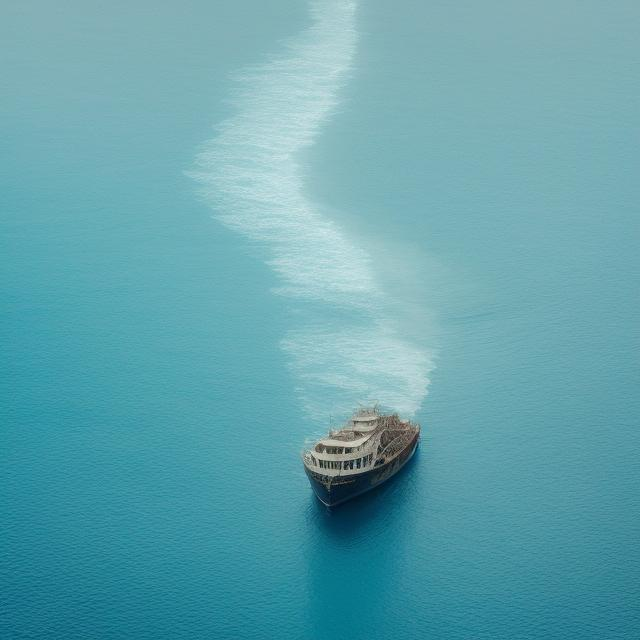
#> input picture imgs/Sea.jpeg, 640 x 640 px
$ jupyter execute Individual.ipynb
#> lines starting #> are read from the running program, lines starting #| are printed output that depends on the picture
# Индивидуальное задание

[cell 1]
import cv2
import matplotlib.pyplot as plt
import numpy as np
image=cv2.imread('imgs/Sea.jpeg')
#> image is the input picture: shape (640, 640, 3); mean B, G, R 173.8, 163.6, 98.4
img = image.copy()
K = 20
s = img.shape
#> s = (640, 640, 3)
h1, w1 = s[0], s[1]
#> h1 = 640; w1 = 640
h = (s[0] - s[0]%K)
#> h = 640
w = (s[1] - s[1]%K)
#> w = 640
img = cv2.resize(img,(w,h))
for y in range(0, h-1, K):
    for x in range(0, w-1, K):
        if len(s)>2:
            s = np.average(img[y:(y+K), x:(x+K)], axis=0)
            img[y:(y+K), x:(x+K)] = np.average(s, axis=0)
        else:
            s = img[y:(y+K), x:(x+K)]
            img[y:(y+K), x:(x+K)] = np.average(s)
img = cv2.resize(img,(w1,h1))
res = np.hstack((image,img))
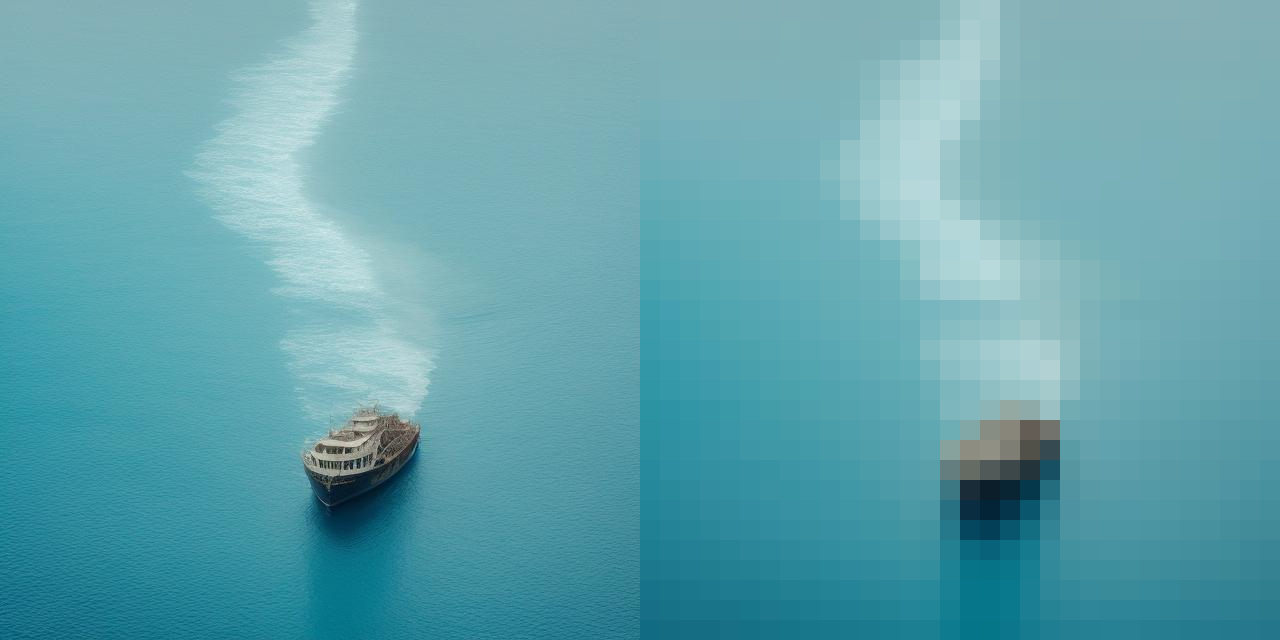
#> res: shape (640, 1280, 3); mean B, G, R 173.5, 163.4, 98.1
plt.imshow(res[...,::-1])
plt.axis("off");

[cell 2]
img=cv2.imread('imgs/Sea.jpeg')
Z = img.reshape((-1, 3))
Z = np.float32(Z)
crt=(cv2.TERM_CRITERIA_EPS+cv2.TERM_CRITERIA_MAX_ITER, 10, 1.0)
K = 4
ret,label,center=cv2.kmeans(Z,K,None,crt,10,cv2.KMEANS_RANDOM_CENTERS)
#> ret = 193914279.1; center = [[206.9, 203.9, 163.9], [131.6, 113.6, 28.78], [165.2, 151.5, 69.41], [183.1, 175.7, 119.9]]
center = np.uint8(center)
#> center = [[206, 203, 163], [131, 113, 28], [165, 151, 69], [183, 175, 119]]
res = center[label.flatten()]
res2 = res.reshape((img.shape))
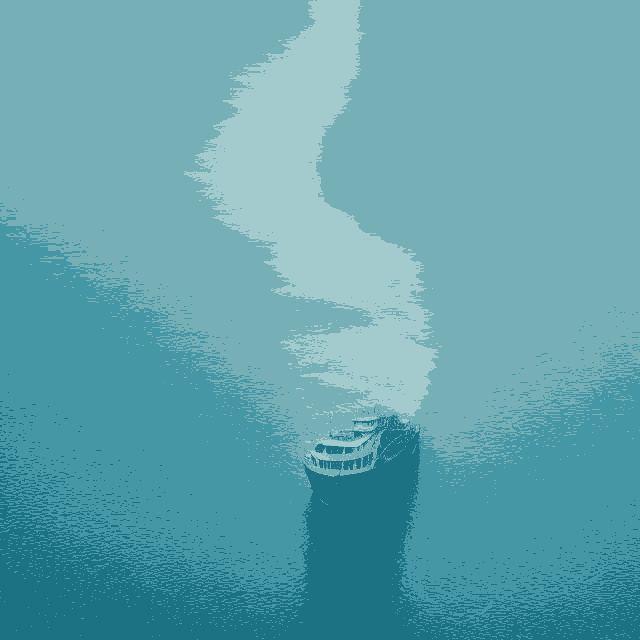
#> res2: shape (640, 640, 3); mean B, G, R 173.5, 163, 97.6
full_res = np.hstack((res2, img))
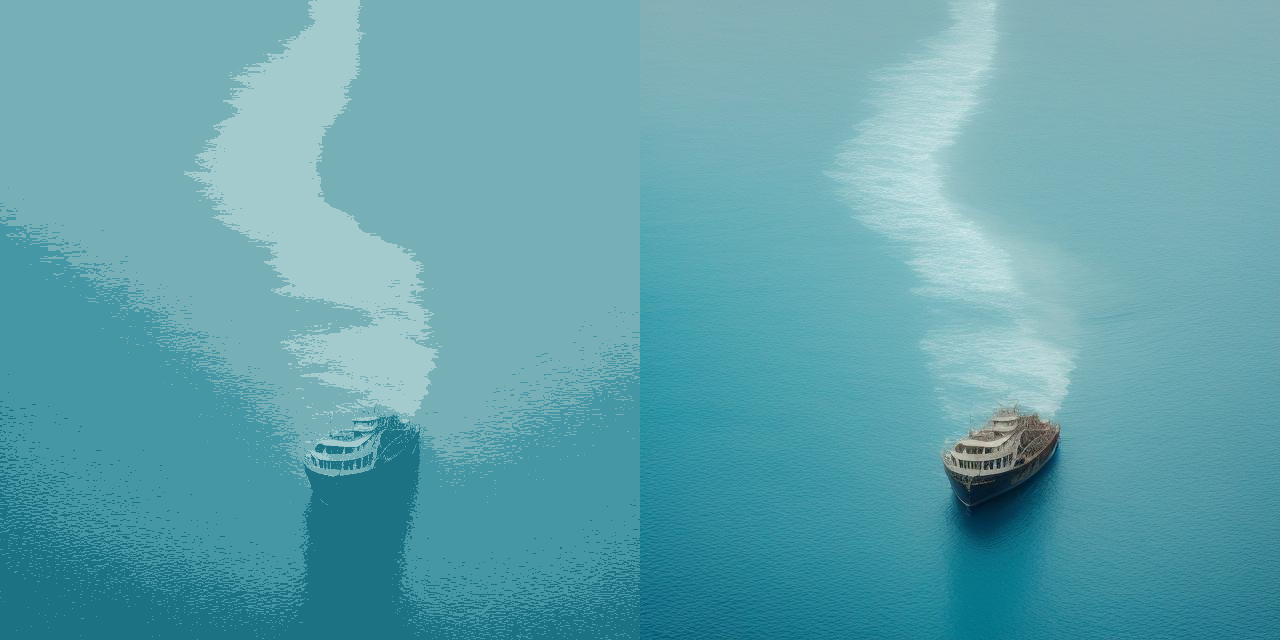
#> full_res: shape (640, 1280, 3); mean B, G, R 173.6, 163.3, 98
plt.imshow(full_res[...,::-1])
plt.axis('off');

$ run again, with imgs/Cat2.jpg copied over imgs/Sea.jpeg
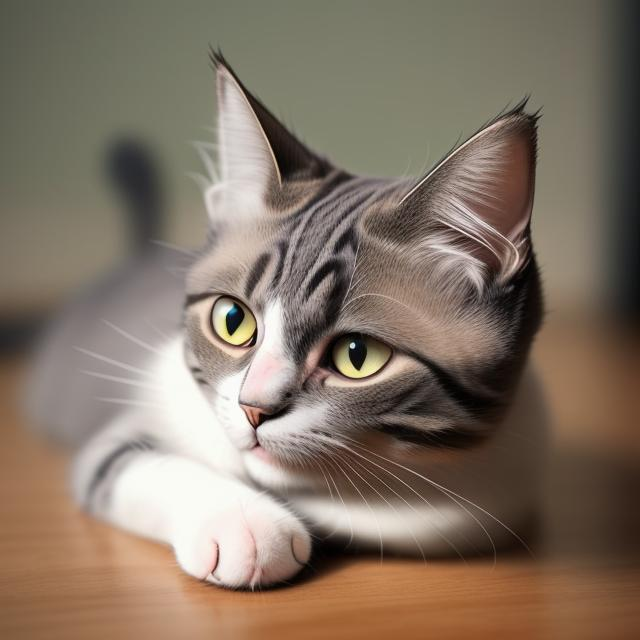
#> input picture imgs/Cat2.jpg, 640 x 640 px
#> image is the input picture: shape (640, 640, 3); mean B, G, R 101.1, 115.7, 130.9
#> `res = np.hstack((image,img))`:
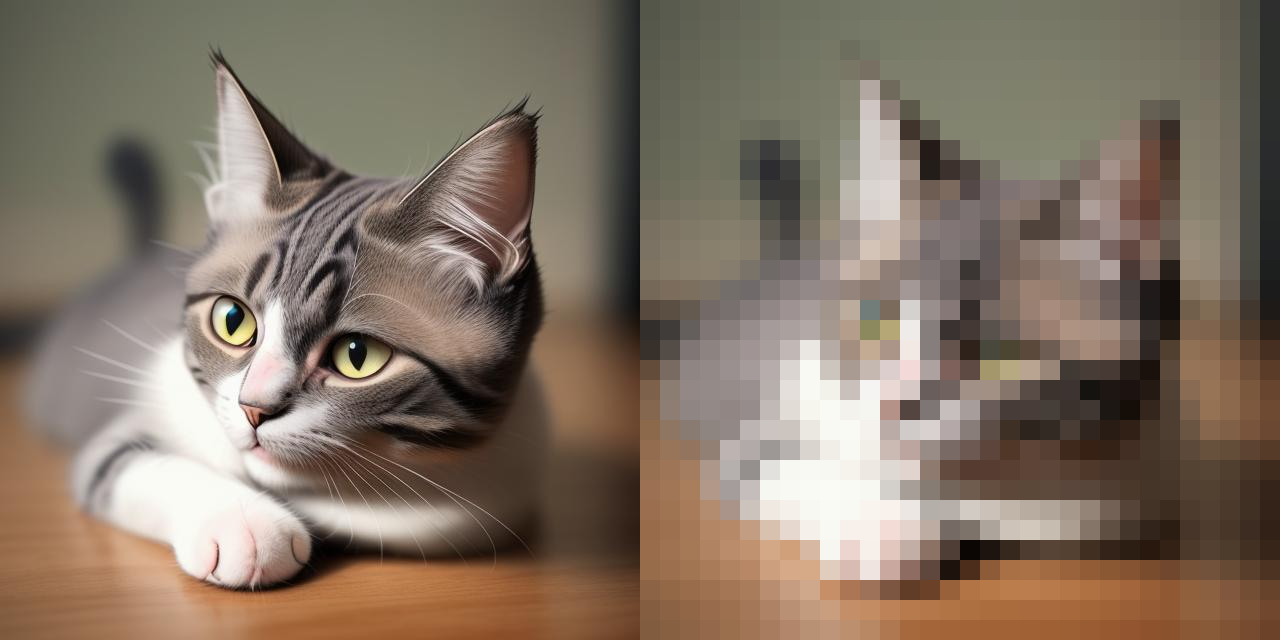
#> res: shape (640, 1280, 3); mean B, G, R 100.8, 115.5, 130.7
#> `ret,label,center=cv2.kmeans(Z,K,None,crt,10,cv2.KMEANS_RANDOM_CENTERS)`: ret = 435678286.4; center = [[40.68, 49.28, 62.76], [91.68, 111, 126.6], [134.7, 148.5, 169.8], [217.4, 224.2, 231.3]]
#> `center = np.uint8(center)`: center = [[40, 49, 62], [91, 111, 126], [134, 148, 169], [217, 224, 231]]
#> `full_res = np.hstack((res2, img))`:
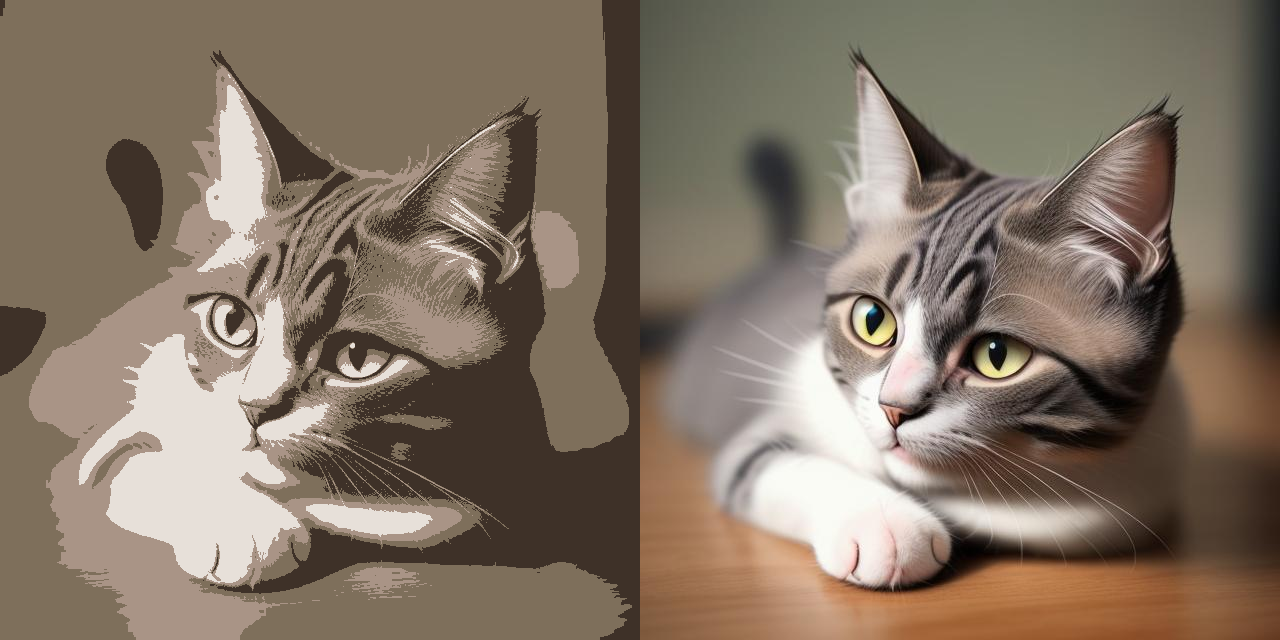
#> full_res: shape (640, 1280, 3); mean B, G, R 100.7, 115.6, 130.6
